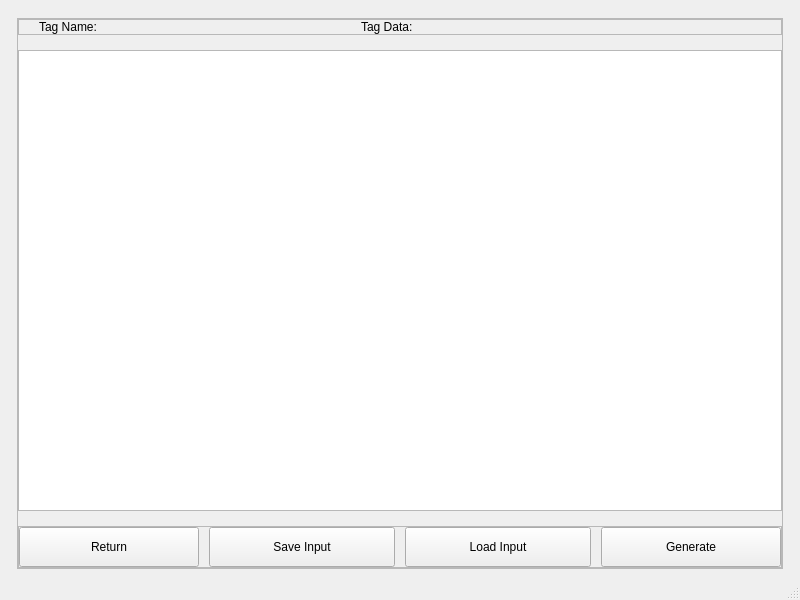
<?xml version="1.0" encoding="UTF-8"?>
<ui version="4.0">
 <class>MainWindow</class>
 <widget class="QMainWindow" name="MainWindow">
  <property name="geometry">
   <rect>
    <x>0</x>
    <y>0</y>
    <width>800</width>
    <height>600</height>
   </rect>
  </property>
  <property name="windowTitle">
   <string>MainWindow</string>
  </property>
  <widget class="QWidget" name="centralwidget">
   <layout class="QGridLayout" name="gridLayout">
    <item row="0" column="0">
     <widget class="QStackedWidget" name="stackedWidget">
      <property name="currentIndex">
       <number>1</number>
      </property>
      <widget class="QWidget" name="mainPage">
       <property name="sizePolicy">
        <sizepolicy hsizetype="Expanding" vsizetype="Expanding">
         <horstretch>0</horstretch>
         <verstretch>0</verstretch>
        </sizepolicy>
       </property>
       <layout class="QGridLayout" name="gridLayout_2">
        <item row="0" column="0">
         <spacer name="verticalSpacer_2">
          <property name="orientation">
           <enum>Qt::Vertical</enum>
          </property>
          <property name="sizeHint" stdset="0">
           <size>
            <width>20</width>
            <height>40</height>
           </size>
          </property>
         </spacer>
        </item>
        <item row="1" column="0">
         <widget class="QFrame" name="frame">
          <property name="frameShape">
           <enum>QFrame::StyledPanel</enum>
          </property>
          <property name="frameShadow">
           <enum>QFrame::Raised</enum>
          </property>
          <layout class="QVBoxLayout" name="verticalLayout">
           <property name="spacing">
            <number>2</number>
           </property>
           <property name="leftMargin">
            <number>0</number>
           </property>
           <property name="topMargin">
            <number>0</number>
           </property>
           <property name="rightMargin">
            <number>0</number>
           </property>
           <property name="bottomMargin">
            <number>0</number>
           </property>
           <item>
            <layout class="QHBoxLayout" name="horizontalLayout">
             <item>
              <widget class="QPushButton" name="templateFileButton">
               <property name="sizePolicy">
                <sizepolicy hsizetype="Fixed" vsizetype="Fixed">
                 <horstretch>0</horstretch>
                 <verstretch>0</verstretch>
                </sizepolicy>
               </property>
               <property name="minimumSize">
                <size>
                 <width>200</width>
                 <height>80</height>
                </size>
               </property>
               <property name="text">
                <string>Get Template File</string>
               </property>
              </widget>
             </item>
             <item>
              <spacer name="horizontalSpacer_2">
               <property name="orientation">
                <enum>Qt::Horizontal</enum>
               </property>
               <property name="sizeType">
                <enum>QSizePolicy::Maximum</enum>
               </property>
               <property name="sizeHint" stdset="0">
                <size>
                 <width>40</width>
                 <height>20</height>
                </size>
               </property>
              </spacer>
             </item>
             <item>
              <widget class="QLabel" name="templateFileLabel">
               <property name="sizePolicy">
                <sizepolicy hsizetype="Fixed" vsizetype="Fixed">
                 <horstretch>0</horstretch>
                 <verstretch>0</verstretch>
                </sizepolicy>
               </property>
               <property name="minimumSize">
                <size>
                 <width>200</width>
                 <height>40</height>
                </size>
               </property>
               <property name="text">
                <string/>
               </property>
              </widget>
             </item>
            </layout>
           </item>
           <item>
            <spacer name="verticalSpacer">
             <property name="orientation">
              <enum>Qt::Vertical</enum>
             </property>
             <property name="sizeType">
              <enum>QSizePolicy::Maximum</enum>
             </property>
             <property name="sizeHint" stdset="0">
              <size>
               <width>20</width>
               <height>80</height>
              </size>
             </property>
            </spacer>
           </item>
           <item>
            <layout class="QHBoxLayout" name="horizontalLayout_2">
             <item>
              <widget class="QPushButton" name="manSetupButton">
               <property name="sizePolicy">
                <sizepolicy hsizetype="Fixed" vsizetype="Fixed">
                 <horstretch>0</horstretch>
                 <verstretch>0</verstretch>
                </sizepolicy>
               </property>
               <property name="minimumSize">
                <size>
                 <width>250</width>
                 <height>80</height>
                </size>
               </property>
               <property name="text">
                <string>Setup</string>
               </property>
              </widget>
             </item>
            </layout>
           </item>
          </layout>
         </widget>
        </item>
        <item row="2" column="0">
         <spacer name="verticalSpacer_3">
          <property name="orientation">
           <enum>Qt::Vertical</enum>
          </property>
          <property name="sizeHint" stdset="0">
           <size>
            <width>20</width>
            <height>40</height>
           </size>
          </property>
         </spacer>
        </item>
       </layout>
      </widget>
      <widget class="QWidget" name="manualSetupPage">
       <layout class="QGridLayout" name="gridLayout_4">
        <property name="leftMargin">
         <number>8</number>
        </property>
        <property name="rightMargin">
         <number>8</number>
        </property>
        <property name="bottomMargin">
         <number>0</number>
        </property>
        <item row="0" column="0">
         <widget class="QFrame" name="frame_3">
          <property name="frameShape">
           <enum>QFrame::StyledPanel</enum>
          </property>
          <property name="frameShadow">
           <enum>QFrame::Raised</enum>
          </property>
          <layout class="QVBoxLayout" name="verticalLayout_2">
           <property name="spacing">
            <number>15</number>
           </property>
           <property name="leftMargin">
            <number>0</number>
           </property>
           <property name="topMargin">
            <number>0</number>
           </property>
           <property name="rightMargin">
            <number>0</number>
           </property>
           <property name="bottomMargin">
            <number>0</number>
           </property>
           <item>
            <widget class="QFrame" name="frame_4">
             <property name="frameShape">
              <enum>QFrame::StyledPanel</enum>
             </property>
             <property name="frameShadow">
              <enum>QFrame::Raised</enum>
             </property>
             <layout class="QHBoxLayout" name="horizontalLayout_4">
              <property name="leftMargin">
               <number>20</number>
              </property>
              <property name="topMargin">
               <number>0</number>
              </property>
              <property name="rightMargin">
               <number>20</number>
              </property>
              <property name="bottomMargin">
               <number>0</number>
              </property>
              <item>
               <widget class="QLabel" name="label">
                <property name="text">
                 <string>Tag Name:</string>
                </property>
               </widget>
              </item>
              <item>
               <widget class="QLabel" name="label_2">
                <property name="minimumSize">
                 <size>
                  <width>400</width>
                  <height>0</height>
                 </size>
                </property>
                <property name="text">
                 <string>Tag Data:</string>
                </property>
               </widget>
              </item>
             </layout>
            </widget>
           </item>
           <item>
            <widget class="QListWidget" name="manualListWidget"/>
           </item>
           <item>
            <widget class="QFrame" name="frame_2">
             <property name="frameShape">
              <enum>QFrame::StyledPanel</enum>
             </property>
             <property name="frameShadow">
              <enum>QFrame::Raised</enum>
             </property>
             <layout class="QGridLayout" name="gridLayout_3">
              <property name="leftMargin">
               <number>0</number>
              </property>
              <property name="topMargin">
               <number>0</number>
              </property>
              <property name="rightMargin">
               <number>0</number>
              </property>
              <property name="bottomMargin">
               <number>0</number>
              </property>
              <item row="0" column="0">
               <layout class="QHBoxLayout" name="horizontalLayout_3">
                <property name="spacing">
                 <number>10</number>
                </property>
                <item>
                 <widget class="QPushButton" name="returnButton1">
                  <property name="sizePolicy">
                   <sizepolicy hsizetype="Fixed" vsizetype="Fixed">
                    <horstretch>0</horstretch>
                    <verstretch>0</verstretch>
                   </sizepolicy>
                  </property>
                  <property name="minimumSize">
                   <size>
                    <width>180</width>
                    <height>40</height>
                   </size>
                  </property>
                  <property name="text">
                   <string>Return</string>
                  </property>
                 </widget>
                </item>
                <item>
                 <widget class="QPushButton" name="saveInputButton">
                  <property name="minimumSize">
                   <size>
                    <width>180</width>
                    <height>40</height>
                   </size>
                  </property>
                  <property name="text">
                   <string>Save Input</string>
                  </property>
                 </widget>
                </item>
                <item>
                 <widget class="QPushButton" name="loadInputButton">
                  <property name="minimumSize">
                   <size>
                    <width>180</width>
                    <height>40</height>
                   </size>
                  </property>
                  <property name="text">
                   <string>Load Input</string>
                  </property>
                 </widget>
                </item>
                <item>
                 <widget class="QPushButton" name="generateButton1">
                  <property name="sizePolicy">
                   <sizepolicy hsizetype="Fixed" vsizetype="Fixed">
                    <horstretch>0</horstretch>
                    <verstretch>0</verstretch>
                   </sizepolicy>
                  </property>
                  <property name="minimumSize">
                   <size>
                    <width>180</width>
                    <height>40</height>
                   </size>
                  </property>
                  <property name="text">
                   <string>Generate</string>
                  </property>
                 </widget>
                </item>
               </layout>
              </item>
             </layout>
            </widget>
           </item>
          </layout>
         </widget>
        </item>
       </layout>
      </widget>
      <widget class="QWidget" name="autoSetupPage"/>
     </widget>
    </item>
   </layout>
  </widget>
  <widget class="QMenuBar" name="menubar">
   <property name="geometry">
    <rect>
     <x>0</x>
     <y>0</y>
     <width>800</width>
     <height>25</height>
    </rect>
   </property>
  </widget>
  <widget class="QStatusBar" name="statusbar"/>
 </widget>
 <resources/>
 <connections/>
</ui>
